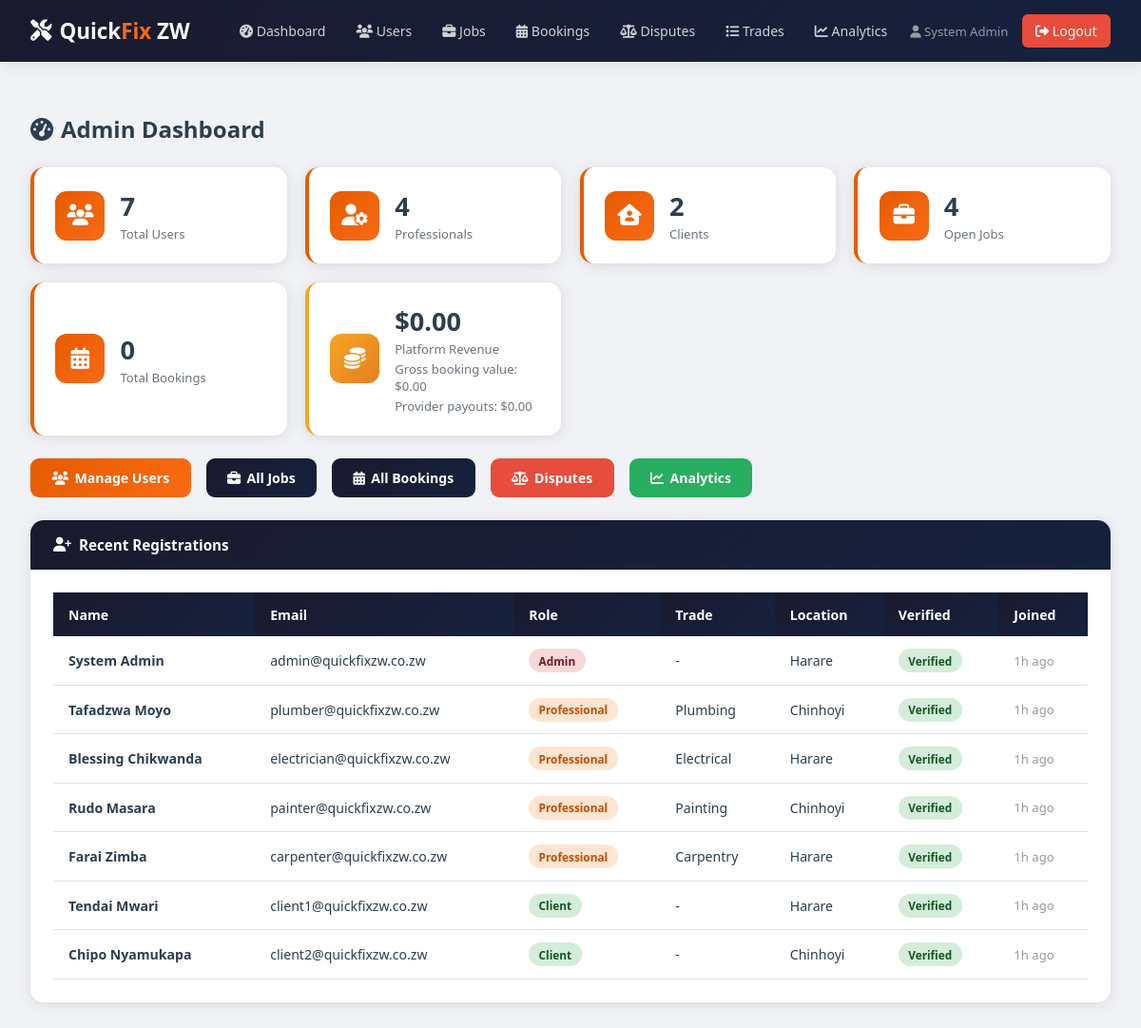
Page /admin/dashboard.php (signed in) on the committed database.
### tables this page shows
CREATE TABLE IF NOT EXISTS users (
    user_id       INT AUTO_INCREMENT PRIMARY KEY,
    full_name     VARCHAR(100) NOT NULL,
    email         VARCHAR(100) UNIQUE NOT NULL,
    password_hash VARCHAR(255) NOT NULL,
    phone         VARCHAR(20),
    role          ENUM('client','professional','admin') NOT NULL,
    national_id   VARCHAR(30) DEFAULT NULL,
    verified      TINYINT DEFAULT 0,
    location      VARCHAR(100) DEFAULT NULL,
    created_at    TIMESTAMP DEFAULT CURRENT_TIMESTAMP
);

CREATE TABLE IF NOT EXISTS professional_profiles (
    profile_id       INT AUTO_INCREMENT PRIMARY KEY,
    user_id          INT UNIQUE NOT NULL,
    trade            ENUM('Plumbing','Electrical','Painting','Carpentry','Tiling','Roofing','Welding','Landscaping','General Handyman') NOT NULL,
    bio              TEXT,
    years_experience INT DEFAULT 0,
    hourly_rate      DECIMAL(10,2) DEFAULT 5.00,
    rating_avg       DECIMAL(3,2) DEFAULT 0.00,
    total_reviews    INT DEFAULT 0,
    jobs_completed   INT DEFAULT 0,
    is_available     TINYINT DEFAULT 1,
    service_area     VARCHAR(200),
    FOREIGN KEY (user_id) REFERENCES users(user_id) ON DELETE CASCADE
);

### admin/dashboard.php (the view, shortened to what this page needs)
<?php
require_once '../includes/db.php';
require_once '../includes/functions.php';
$users = (int)$pdo->query("SELECT COUNT(*) as c FROM users")->fetch()['c'];
$pros = (int)$pdo->query("SELECT COUNT(*) as c FROM users WHERE role='professional'")->fetch()['c'];
$clients = (int)$pdo->query("SELECT COUNT(*) as c FROM users WHERE role='client'")->fetch()['c'];
$jobs = (int)$pdo->query("SELECT COUNT(*) as c FROM job_requests WHERE status='open'")->fetch()['c'];
$bookings = (int)$pdo->query("SELECT COUNT(*) as c FROM bookings")->fetch()['c'];
$grossBookings = (float)$pdo->query("SELECT COALESCE(SUM(agreed_amount),0) as t FROM bookings WHERE payment_status='released'")->fetch()['t'];
$platformRevenue = $grossBookings * PLATFORM_COMMISSION_RATE;
$providerPayouts = $grossBookings - $platformRevenue;
$recent = $pdo->query("SELECT u.*,pp.trade FROM users u LEFT JOIN professional_profiles pp ON u.user_id=pp.user_id ORDER BY u.created_at DESC LIMIT 10")->fetchAll();
?>
<!DOCTYPE html><html lang="en"><head>
<link rel="stylesheet" href="<?= BASE_URL ?>/css/style.css">
<link rel="stylesheet" href="https://cdnjs.cloudflare.com/ajax/libs/font-awesome/6.5.2/css/all.min.css">
</head><body>
<?php include '../includes/navbar.php'; ?>
<div class="container"><br>
<div class="page-title"><?=icon('gauge-high')?> Admin Dashboard</div>
<div class="card-grid">
  <div class="stat-card"><div class="stat-icon"><?=icon('users')?></div><div class="stat-info"><h3><?=$users?></h3><p>Total Users</p></div></div>
  <div class="stat-card"><div class="stat-icon"><?=icon('user-gear')?></div><div class="stat-info"><h3><?=$pros?></h3><p>Professionals</p></div></div>
  <div class="stat-card"><div class="stat-icon"><?=icon('house-user')?></div><div class="stat-info"><h3><?=$clients?></h3><p>Clients</p></div></div>
  <div class="stat-card"><div class="stat-icon"><?=icon('briefcase')?></div><div class="stat-info"><h3><?=$jobs?></h3><p>Open Jobs</p></div></div>
  <div class="stat-card"><div class="stat-icon"><?=icon('calendar-days')?></div><div class="stat-info"><h3><?=$bookings?></h3><p>Total Bookings</p></div></div>
  <div class="stat-card" style="border-left-color:var(--accent)"><div class="stat-icon" style="background:linear-gradient(135deg,var(--accent),#e67e22)"><?=icon('coins')?></div><div class="stat-info"><h3>$<?=number_format($platformRevenue,2)?></h3><p>Platform Revenue</p><div class="metric-note">Gross booking value: $<?=number_format($grossBookings,2)?></div><div class="metric-note">Provider payouts: $<?=number_format($providerPayouts,2)?></div></div></div>
</div>
<div style="display:flex;gap:1rem;flex-wrap:wrap;margin:0.5rem 0 1.5rem">
  <a href="<?= BASE_URL ?>/admin/users.php" class="btn btn-primary"><?=icon('users')?> Manage Users</a>
  <a href="<?= BASE_URL ?>/admin/jobs.php" class="btn btn-secondary"><?=icon('briefcase')?> All Jobs</a>
  <a href="<?= BASE_URL ?>/admin/bookings.php" class="btn btn-secondary"><?=icon('calendar-days')?> All Bookings</a>
  <a href="<?= BASE_URL ?>/admin/disputes.php" class="btn btn-danger"><?=icon('scale-balanced')?> Disputes</a>
  <a href="<?= BASE_URL ?>/admin/analytics.php" class="btn btn-success"><?=icon('chart-line')?> Analytics</a>
</div>
<div class="card">
  <div class="card-header"><?=icon('user-plus')?> Recent Registrations</div>
  <div class="card-body">
    <div class="table-wrap"><table>
      <thead><tr><th>Name</th><th>Email</th><th>Role</th><th>Trade</th><th>Location</th><th>Verified</th><th>Joined</th></tr></thead>
      <tbody>
      <?php foreach($recent as $u): ?>
      <tr>
        <td><strong><?=htmlspecialchars($u['full_name'])?></strong></td>
        <td><?=htmlspecialchars($u['email'])?></td>
        <td><span class="badge badge-<?=$u['role']==='admin'?'danger':($u['role']==='professional'?'primary':'success')?>"><?=ucfirst($u['role'])?></span></td>
        <td><?=$u['trade'] ?? '-'?></td>
        <td><?=$u['location'] ?? '-'?></td>
        <td><?=$u['verified'] ? '<span class="badge badge-success">Verified</span>' : '<span class="badge badge-warning">Pending</span>'?></td>
        <td style="font-size:0.82rem;color:#999"><?=timeAgo($u['created_at'])?></td>
      </tr>
      <?php endforeach; ?>
      </tbody>
    </table></div>
  </div>
</div>
</div>
</body></html>

### css/style.css (style rules this page uses)
:root { --primary: #e65c00; --primary-light: #f96a15; --primary-dark: #c44d00; --secondary: #1a1a2e; --secondary-light: #16213e; --accent: #f5a623; --success: #27ae60; --danger: #e74c3c; --warning: #f39c12; --info: #2980b9; --light: #f8f9fa; --white: #ffffff; --gray: #6c757d; --dark: #2c3e50; --border: #dee2e6; --shadow: 0 2px 15px rgba(0,0,0,0.1); --shadow-lg: 0 8px 30px rgba(0,0,0,0.15); }
* { margin:0; padding:0; box-sizing:border-box; }
body { font-family:'Segoe UI',Tahoma,Geneva,Verdana,sans-serif; background:#f0f2f5; color:var(--dark); }
a { text-decoration:none; color:inherit; }
.container { max-width:1200px; margin:0 auto; padding:2rem; }
.card { background:white; border-radius:14px; box-shadow:var(--shadow); overflow:hidden; }
.card-header { background:linear-gradient(135deg,var(--secondary),var(--secondary-light)); color:white; padding:1rem 1.5rem; font-weight:600; font-size:0.95rem; display:flex; align-items:center; gap:0.5rem; }
.card-body { padding:1.5rem; }
.card-grid { display:grid; grid-template-columns:repeat(auto-fit,minmax(240px,1fr)); gap:1.2rem; margin:1.5rem 0; }
.stat-card { background:white; border-radius:14px; padding:1.4rem; box-shadow:var(--shadow); display:flex; align-items:center; gap:1rem; border-left:4px solid var(--primary); }
.stat-icon { width:52px; height:52px; border-radius:12px; display:flex; align-items:center; justify-content:center; font-size:1.4rem; background:linear-gradient(135deg,var(--primary),var(--primary-light)); color:white; flex-shrink:0; }
.stat-info h3 { font-size:1.7rem; color:var(--dark); font-weight:700; }
.stat-info p { color:var(--gray); font-size:0.82rem; margin-top:0.1rem; }
.btn { padding:0.68rem 1.4rem; border:none; border-radius:9px; cursor:pointer; font-size:0.88rem; font-weight:600; transition:all 0.2s; display:inline-flex; align-items:center; gap:0.4rem; font-family:inherit; }
.btn-primary { background:linear-gradient(135deg,var(--primary),var(--primary-light)); color:white; }
.btn-secondary { background:linear-gradient(135deg,var(--secondary),var(--secondary-light)); color:white; }
.btn-success { background:var(--success); color:white; }
.btn-danger { background:var(--danger); color:white; }
.table-wrap { overflow-x:auto; }
table { width:100%; border-collapse:collapse; font-size:0.88rem; }
thead th { background:linear-gradient(135deg,var(--secondary),var(--secondary-light)); color:white; padding:0.85rem 1rem; text-align:left; font-weight:600; }
tbody tr { border-bottom:1px solid var(--border); transition:background 0.15s; }
tbody td { padding:0.8rem 1rem; }
.badge { padding:0.28rem 0.65rem; border-radius:20px; font-size:0.74rem; font-weight:600; display:inline-block; }
.badge-success { background:#d4edda; color:#155724; }
.badge-danger { background:#f8d7da; color:#721c24; }
.badge-primary { background:#ffe5d0; color:#c44d00; }
.page-title { font-size:1.5rem; font-weight:700; color:var(--dark); margin-bottom:1.5rem; display:flex; align-items:center; gap:0.5rem; }
.metric-note { color:var(--gray); font-size:0.82rem; margin-top:0.2rem; }

### rows in the picture
users: full_name "System Admin", email "admin@quickfixzw.co.zw", role "Admin", trade "-", location "Harare", verified "Verified", created_at "1h ago"
professional_profiles: user.full_name "Tafadzwa Moyo", user.email "plumber@quickfixzw.co.zw", user.role "Professional", trade "Plumbing", user.location "Chinhoyi", user.created_at "1h ago"
professional_profiles: user.full_name "Blessing Chikwanda", user.email "electrician@quickfixzw.co.zw", user.role "Professional", trade "Electrical", user.location "Harare", user.created_at "1h ago"
professional_profiles: user.full_name "Rudo Masara", user.email "painter@quickfixzw.co.zw", user.role "Professional", trade "Painting", user.location "Chinhoyi", user.created_at "1h ago"
professional_profiles: user.full_name "Farai Zimba", user.email "carpenter@quickfixzw.co.zw", user.role "Professional", trade "Carpentry", user.location "Harare", user.created_at "1h ago"
users: full_name "Tendai Mwari", email "client1@quickfixzw.co.zw", role "Client", trade "-", location "Harare", verified "Verified", created_at "1h ago"
users: full_name "Chipo Nyamukapa", email "client2@quickfixzw.co.zw", role "Client", trade "-", location "Chinhoyi", verified "Verified", created_at "1h ago"

### other values in the picture
$name "System Admin"
$users "7"
$pros "4"
$clients "2"
$jobs "4"
$bookings "0"
$platformRevenue "0.00"
$grossBookings "0.00"
$providerPayouts "0.00"
